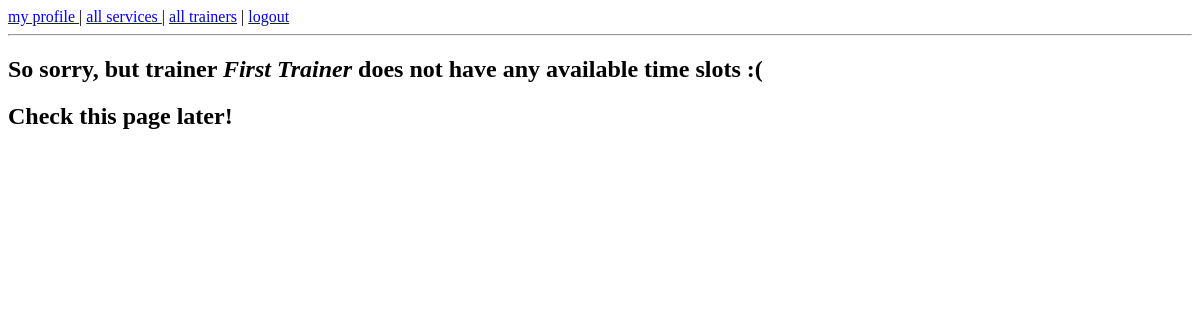
The page /trainer/9/5 (signed in) on the database as committed earlier.
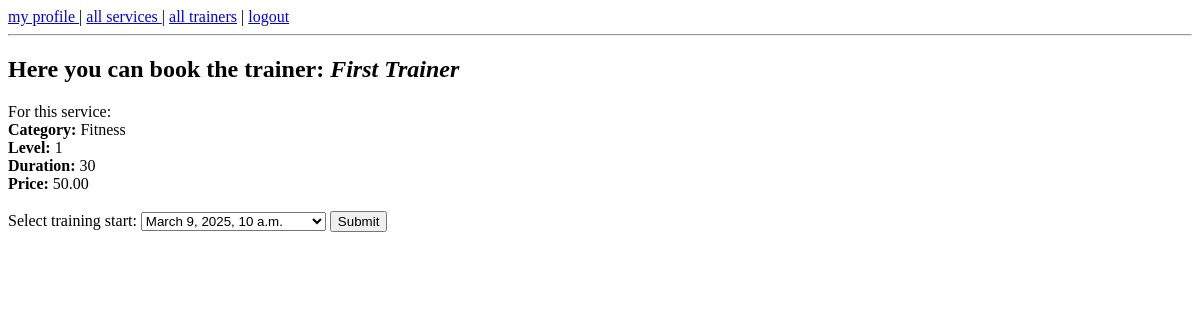
The same page on the database as committed later.
### trainer/models.py (models this page shows, shortened)
class Service(models.Model):
    category = models.ForeignKey(Category, on_delete=models.CASCADE)
    trainer = models.ForeignKey(User, on_delete=models.CASCADE)
    price = models.DecimalField(max_digits=5, decimal_places=2)
    level = models.IntegerField()
    duration = models.IntegerField()

class Category(models.Model):
    name = models.TextField()

class TrainerSchedule(models.Model):
    datetime_start = models.DateTimeField()
    datetime_end = models.DateTimeField()
    trainer = models.ForeignKey(User, on_delete=models.CASCADE)

### trainer/views.py (the view, shortened to what this page needs)
# urls.py: path('<trainer_id>/<service_id>', views.trainer_service_page, name='service_page'),
@login_required(login_url='/login/')
def trainer_service_page(request, trainer_id, service_id):
    current_trainer = User.objects.get(pk=trainer_id)
    specific_service = trainer.models.Service.objects.get(pk=service_id)
    if request.method == 'GET':
        available_times = []
        days_from_today = 1
        today = datetime.today()
        while days_from_today <= 7:
            cur_date = (today + timedelta(days=days_from_today)).date()
            trainer_bookings = booking_models.Booking.objects.filter(trainer=current_trainer,
                                                                    datetime_start__date=cur_date).all()
            trainer_bookings_lst_tpl = [(book.datetime_start, book.datetime_end,) for book in trainer_bookings]
            trainer_schedule = trainer.models.TrainerSchedule.objects.filter(trainer=current_trainer,
                                                                             datetime_start__date=cur_date).first()
            if trainer_schedule:
                trainer_schedule_lst = [trainer_schedule.datetime_start, trainer_schedule.datetime_end]
                available_times += trainer.utils.booking_time_explore(trainer_schedule_lst, trainer_bookings_lst_tpl,
                                                                                            specific_service.duration)
            days_from_today += 1
        return render(request, 'trainer_service_page.html',
                            context={'service':specific_service, 'available_times': available_times})

### trainer/utils.py (called while the page is built)
def booking_time_explore(trainer_schedule, bookings, duration, check_time_step = 15):
    free_timeslots_list = []
    if len(trainer_schedule) != 2:
        return free_timeslots_list
    start_time, end_time = trainer_schedule
    time_to_add = start_time
    while time_to_add + timedelta(minutes=duration) <= end_time:
        this_time_is_free = True
        for booking in bookings:
            if (time_to_add + timedelta(minutes=duration) > booking[0]) and (time_to_add < booking[1]):
                this_time_is_free = False
                break
        if this_time_is_free:
            free_timeslots_list.append(time_to_add)
        time_to_add += timedelta(minutes=check_time_step)
    return free_timeslots_list

### templates/trainer_service_page.html (shortened to what this page needs)
<!DOCTYPE html>
<html lang="en">
<head>
</head>
{% include 'menu.html' %}
<body>
    {% if available_times %}
        <h2>Here you can book the trainer: <i>{{ service.trainer.first_name }} {{ service.trainer.last_name }}</i></h2>
        For this service:
        <br><b>Category: </b>{{ service.category.name }}
        <br><b>Level: </b>{{ service.level }}
        <br><b>Duration: </b>{{ service.duration }}
        <br><b>Price: </b>{{ service.price }}
        <br><br>
        <form action="/trainer/{{ service.trainer_id }}/{{ service.id }}" method="post">
            <label for="training_start">Select training start:</label>
            <select name="training_start" id="training_start">
                {% for start_time in available_times %}
                    <option value="{{ start_time }}">{{ start_time }}</option>
                {% endfor %}
            </select>
            <button type="submit">Submit</button>
        </form>
    {% else %}
        <h2> So sorry, but trainer <i>{{ service.trainer.first_name }} {{ service.trainer.last_name }}</i>
            does not have any available time slots :(
        </h2>
        <h2>Check this page later!</h2>
    {% endif %}
</body>
</html>

Rows that differ between the two databases and show on the page:
shown differently, row unchanged: Service "First": category.name (not shown) → "Fitness"; level (not shown) → "1"; duration (not shown) → "30"; price (not shown) → "50.00"
added TrainerSchedule: training_start "March 9, 2025, 10 a.m."
Other text that changed with them:
text no longer shown: "So sorry, but trainer does not have any available time slots :( Check this page later!"
text now shown: "Here you can book the trainer: For this service: Category: Level: Duration: Price: Select training start: Submit"
